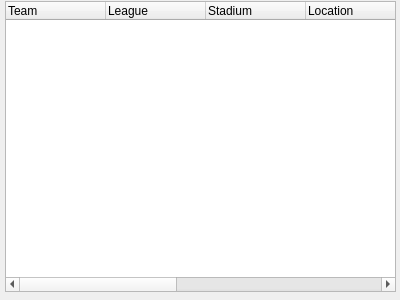
<?xml version="1.0" encoding="UTF-8"?>
<ui version="4.0">
 <class>TeamView</class>
 <widget class="QWidget" name="TeamView">
  <property name="geometry">
   <rect>
    <x>0</x>
    <y>0</y>
    <width>400</width>
    <height>300</height>
   </rect>
  </property>
  <property name="windowTitle">
   <string>Form</string>
  </property>
  <widget class="QTreeWidget" name="treeWidget">
   <property name="geometry">
    <rect>
     <x>5</x>
     <y>1</y>
     <width>391</width>
     <height>291</height>
    </rect>
   </property>
   <column>
    <property name="text">
     <string>Team</string>
    </property>
   </column>
   <column>
    <property name="text">
     <string>League</string>
    </property>
   </column>
   <column>
    <property name="text">
     <string>Stadium</string>
    </property>
   </column>
   <column>
    <property name="text">
     <string>Location</string>
    </property>
   </column>
   <column>
    <property name="text">
     <string>Seating Capacity</string>
    </property>
   </column>
   <column>
    <property name="text">
     <string>Date Opened</string>
    </property>
   </column>
   <column>
    <property name="text">
     <string>Playing Surface</string>
    </property>
   </column>
   <column>
    <property name="text">
     <string>Typology</string>
    </property>
   </column>
   <column>
    <property name="text">
     <string>Distance to Center Field</string>
    </property>
   </column>
  </widget>
 </widget>
 <resources/>
 <connections/>
</ui>
